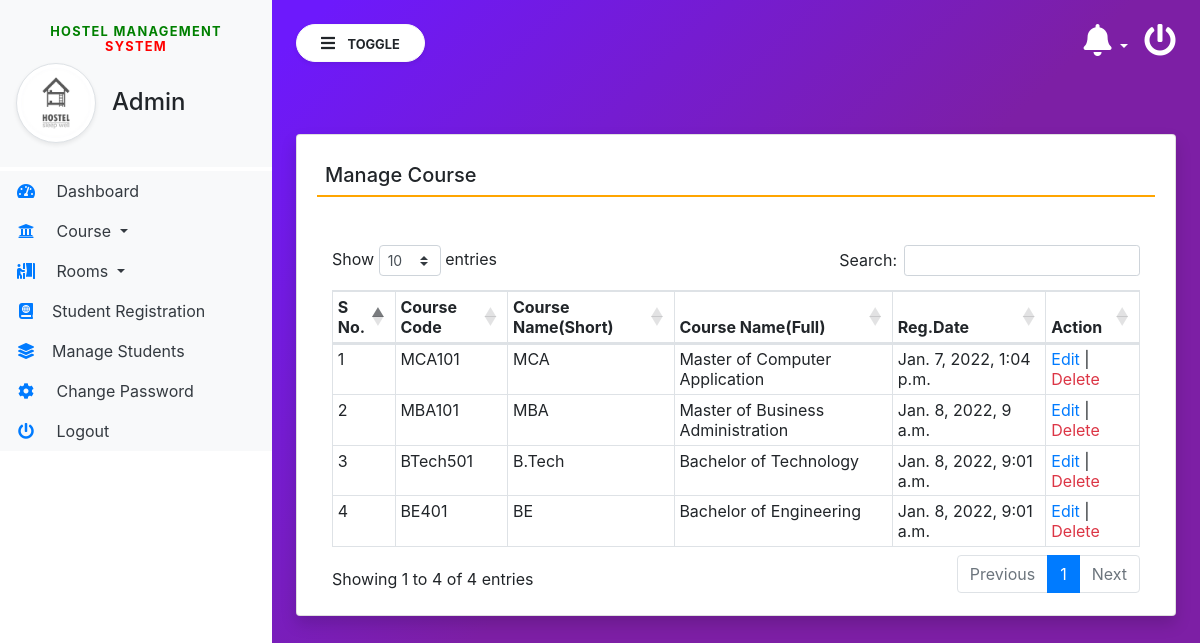
The page /manage_Course (signed in) on the database its author committed.
### hostel/models.py (models this page shows, shortened)
class Courses(models.Model):
    course_code = models.CharField(max_length=255, null=True)
    course_sn = models.CharField(max_length=100, null=True)
    course_fn = models.CharField(max_length=255, null=True)
    posting_date = models.DateTimeField(auto_now_add=True)

### hostel/views.py (the view)
# urls.py: path('manage_Course', manage_Course, name='manage_Course'),
def manage_Course(request):
    if not request.user.is_authenticated:
        return redirect('admin_login')
    course = Courses.objects.all()
    return render(request, 'manage_Course.html', locals())

### hostel/templates/manage_Course.html
{% extends 'admin_base.html' %}
{% block main  %}
<div class="card shadow mt-5">
    <div class="card-body">
        <h5 class="p-2" style="border-bottom: 2px solid orange;">Manage Course</h5>
        <div class="container-fluid mt-5">
            <table class="table table-bordered table-sm" id="example">
                <thead>
                <tr>
                    <th>S No.</th>
                    <th>Course Code</th>
                    <th>Course Name(Short)</th>
                    <th>Course Name(Full)</th>
                    <th>Reg.Date</th>
                    <th>Action</th>
                </tr>
                </thead>
                <tbody>
                  {% for i in course %}
                <tr>
                    <td>{{forloop.counter}}</td>
                    <td>{{i.course_code}}</td>
                    <td>{{i.course_sn}}</td>
                    <td>{{i.course_fn}}</td>
                    <td>{{i.posting_date}}</td>
                    <td><a href="{% url 'edit_Course' i.id %}" class="text-primary">Edit</a> |
                        <a href="{% url 'delete_Course' i.id %}" class="text-danger" onclick="return confirm('Are You Sure?')">Delete</a>
                    </td>
                </tr>
                  {% endfor %}
                </tbody>
            </table>
        </div>
    </div>
</div>
{% endblock %}

### hostel/static/css/sidebar.css (style rules this page uses)
body { background-image : linear-gradient(135.9deg,rgba(109,25,252,1) 16.4%,rgba(125,31,165,1) 56.1%); min-height:100vh; }

### rows shown on the page
Courses: course_code "MCA101", course_sn "MCA", course_fn "Master of Computer Application", posting_date "Jan. 7, 2022, 1:04 p.m."
Courses: course_code "MBA101", course_sn "MBA", course_fn "Master of Business Administration", posting_date "Jan. 8, 2022, 9 a.m."
Courses: course_code "BTech501", course_sn "B.Tech", course_fn "Bachelor of Technology", posting_date "Jan. 8, 2022, 9:01 a.m."
Courses: course_code "BE401", course_sn "BE", course_fn "Bachelor of Engineering", posting_date "Jan. 8, 2022, 9:01 a.m."
